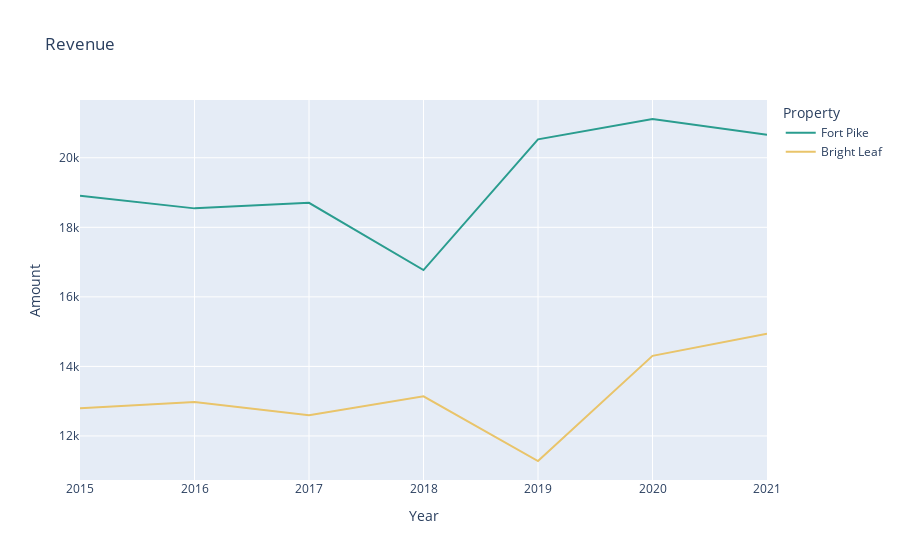

Here is the notebook cell this chart was saved with:
### Code cell
fig

### Figure 1 — Plotly figure (JSON) as saved in the notebook; plotly's stock layout.template omitted (floating-point values rounded to 4 significant figures)
{"data": [{"hovertemplate": "Property=Fort Pike<br>Year=%{x}<br>Amount=%{y}<extra></extra>", "legendgroup": "Fort Pike", "line": {"color": "#2a9d8f", "dash": "solid"}, "marker": {"symbol": "circle"}, "mode": "lines", "name": "Fort Pike", "orientation": "v", "showlegend": true, "type": "scatter", "x": [2015, 2016, 2017, 2018, 2019, 2020, 2021], "xaxis": "x", "y": [18910, 18545, 18705, 16770, 20530, 21115, 20660.0], "yaxis": "y"}, {"hovertemplate": "Property=Bright Leaf<br>Year=%{x}<br>Amount=%{y}<extra></extra>", "legendgroup": "Bright Leaf", "line": {"color": "#e9c46a", "dash": "solid"}, "marker": {"symbol": "circle"}, "mode": "lines", "name": "Bright Leaf", "orientation": "v", "showlegend": true, "type": "scatter", "x": [2015, 2016, 2017, 2018, 2019, 2020, 2021], "xaxis": "x", "y": [12800, 12975, 12595, 13140, 11280, 14300.0, 14940], "yaxis": "y"}], "layout": {"legend": {"title": {"text": "Property"}, "tracegroupgap": 0}, "title": {"text": "Revenue"}, "xaxis": {"anchor": "y", "domain": [0, 1], "title": {"text": "Year"}}, "yaxis": {"anchor": "x", "domain": [0, 1], "title": {"text": "Amount"}}}}
